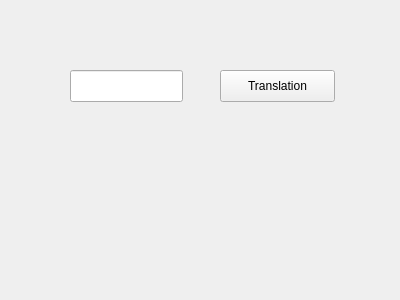
<?xml version="1.0" encoding="UTF-8"?>
<ui version="4.0">
 <class>MainWindow</class>
 <widget class="QMainWindow" name="MainWindow">
  <property name="geometry">
   <rect>
    <x>0</x>
    <y>0</y>
    <width>400</width>
    <height>300</height>
   </rect>
  </property>
  <property name="minimumSize">
   <size>
    <width>400</width>
    <height>300</height>
   </size>
  </property>
  <property name="maximumSize">
   <size>
    <width>400</width>
    <height>300</height>
   </size>
  </property>
  <property name="windowTitle">
   <string>BaiduTranslation</string>
  </property>
  <widget class="QWidget" name="centralWidget">
   <widget class="QPushButton" name="pushButton">
    <property name="geometry">
     <rect>
      <x>220</x>
      <y>70</y>
      <width>115</width>
      <height>32</height>
     </rect>
    </property>
    <property name="text">
     <string>Translation</string>
    </property>
   </widget>
   <widget class="QLineEdit" name="lineEdit">
    <property name="geometry">
     <rect>
      <x>70</x>
      <y>70</y>
      <width>113</width>
      <height>32</height>
     </rect>
    </property>
   </widget>
   <widget class="QLabel" name="label">
    <property name="geometry">
     <rect>
      <x>10</x>
      <y>130</y>
      <width>380</width>
      <height>81</height>
     </rect>
    </property>
    <property name="text">
     <string/>
    </property>
    <property name="alignment">
     <set>Qt::AlignCenter</set>
    </property>
   </widget>
  </widget>
 </widget>
 <layoutdefault spacing="6" margin="11"/>
 <resources/>
 <connections/>
</ui>
